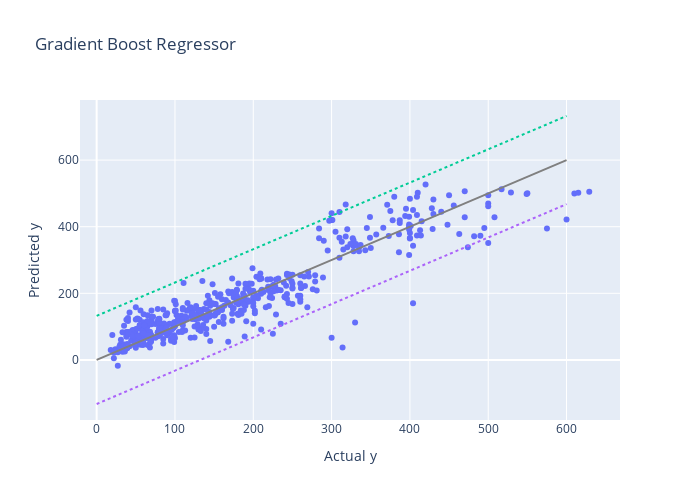
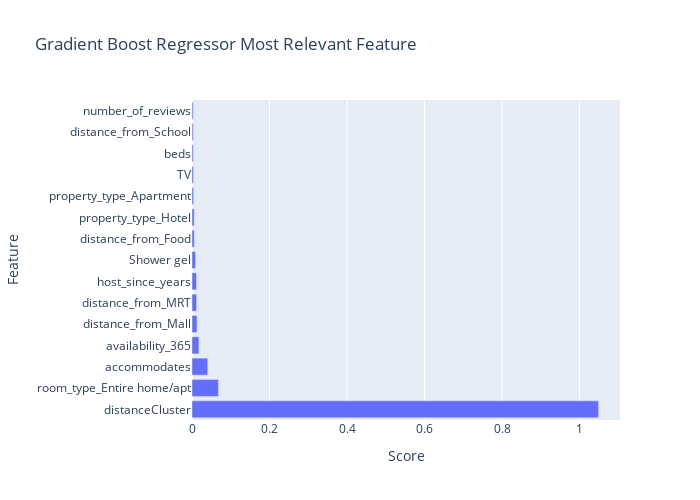
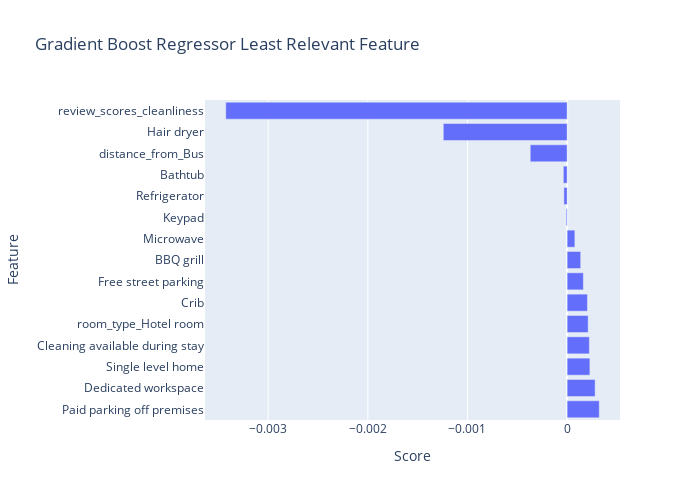

The notebook cell these images were saved under, in order:
### Markdown cell above
### Model 2: Gradient Boost Regressor
We can use gradient boosting - a type of ensemble machine learning algorithms. Ensemble is a collection of decision trees. Every iteration, a decision tree is added to model to minimise the error. Models are fit using any arbitrary differentiable loss function and gradient descent optimization algorithm, and the goal is to minimise loss gradient. We will be using HistGradientBoostingRegressor from sklearn.

### Code cell
from sklearn.ensemble import HistGradientBoostingRegressor

model = HistGradientBoostingRegressor(random_state=random_state, max_iter=1000)

model.fit(X_train, y_train)

simulate(model, XXyy, name='Gradient Boost Regressor')

feature_plot(model.feature_names_in_, 
             permutation_importance(model, X_test, y_test, random_state=random_state).importances_mean, 
             'Gradient Boost Regressor')

### Figure 1 — Plotly figure (JSON) as saved in the notebook; plotly's stock layout.template omitted (floating-point values rounded to 4 significant figures; data arrays with more than 128 entries replaced by an {"elided": "..."} marker saying what was removed)
{"data": [{"hovertemplate": "Actual y=%{x}<br>Predicted y=%{y}<extra></extra>", "legendgroup": "", "marker": {"color": "#636efa", "symbol": "circle"}, "mode": "markers", "name": "", "orientation": "v", "showlegend": false, "type": "scatter", "x": {"elided": "555 int values"}, "xaxis": "x", "y": {"elided": "555 float values"}, "yaxis": "y"}, {"line": {"color": "gray"}, "mode": "lines", "showlegend": false, "type": "scatter", "x": [0, 600], "y": [0, 600]}, {"line": {"dash": "dot"}, "mode": "lines", "showlegend": false, "type": "scatter", "x": [0, 600], "y": [132.4, 732.4]}, {"line": {"dash": "dot"}, "mode": "lines", "showlegend": false, "type": "scatter", "x": [0, 600], "y": [-132.4, 467.6]}], "layout": {"height": 500, "legend": {"tracegroupgap": 0}, "title": {"text": "Gradient Boost Regressor"}, "width": 700, "xaxis": {"anchor": "y", "domain": [0, 1], "title": {"text": "Actual y"}}, "yaxis": {"anchor": "x", "domain": [0, 1], "title": {"text": "Predicted y"}}}}

### Figure 2 — Plotly figure (JSON) as saved in the notebook; plotly's stock layout.template omitted (floating-point values rounded to 4 significant figures)
{"data": [{"orientation": "h", "type": "bar", "x": [1.049, 0.06825, 0.04061, 0.01783, 0.01285, 0.01193, 0.01162, 0.009123, 0.005835, 0.005599, 0.004244, 0.003793, 0.003252, 0.002981, 0.002974], "y": ["distanceCluster", "room_type_Entire home/apt", "accommodates", "availability_365", "distance_from_Mall", "distance_from_MRT", "host_since_years", "Shower gel", "distance_from_Food", "property_type_Hotel", "property_type_Apartment", "TV", "beds", "distance_from_School", "number_of_reviews"]}], "layout": {"height": 500, "title": {"text": "Gradient Boost Regressor Most Relevant Feature"}, "width": 700, "xaxis": {"title": {"text": "Score"}}, "yaxis": {"title": {"text": "Feature"}}}}

### Figure 3 — Plotly figure (JSON) as saved in the notebook; plotly's stock layout.template omitted (floating-point values rounded to 4 significant figures)
{"data": [{"orientation": "h", "type": "bar", "x": [0.0003223, 0.0002808, 0.0002282, 0.0002231, 0.0002111, 0.0002037, 0.0001629, 0.0001359, 7.757e-05, -9.909e-06, -3.261e-05, -3.793e-05, -0.0003701, -0.001243, -0.003425], "y": ["Paid parking off premises", "Dedicated workspace", "Single level home", "Cleaning available during stay", "room_type_Hotel room", "Crib", "Free street parking", "BBQ grill", "Microwave", "Keypad", "Refrigerator", "Bathtub", "distance_from_Bus", "Hair dryer", "review_scores_cleanliness"]}], "layout": {"height": 500, "title": {"text": "Gradient Boost Regressor Least Relevant Feature"}, "width": 700, "xaxis": {"title": {"text": "Score"}}, "yaxis": {"title": {"text": "Feature"}}}}
